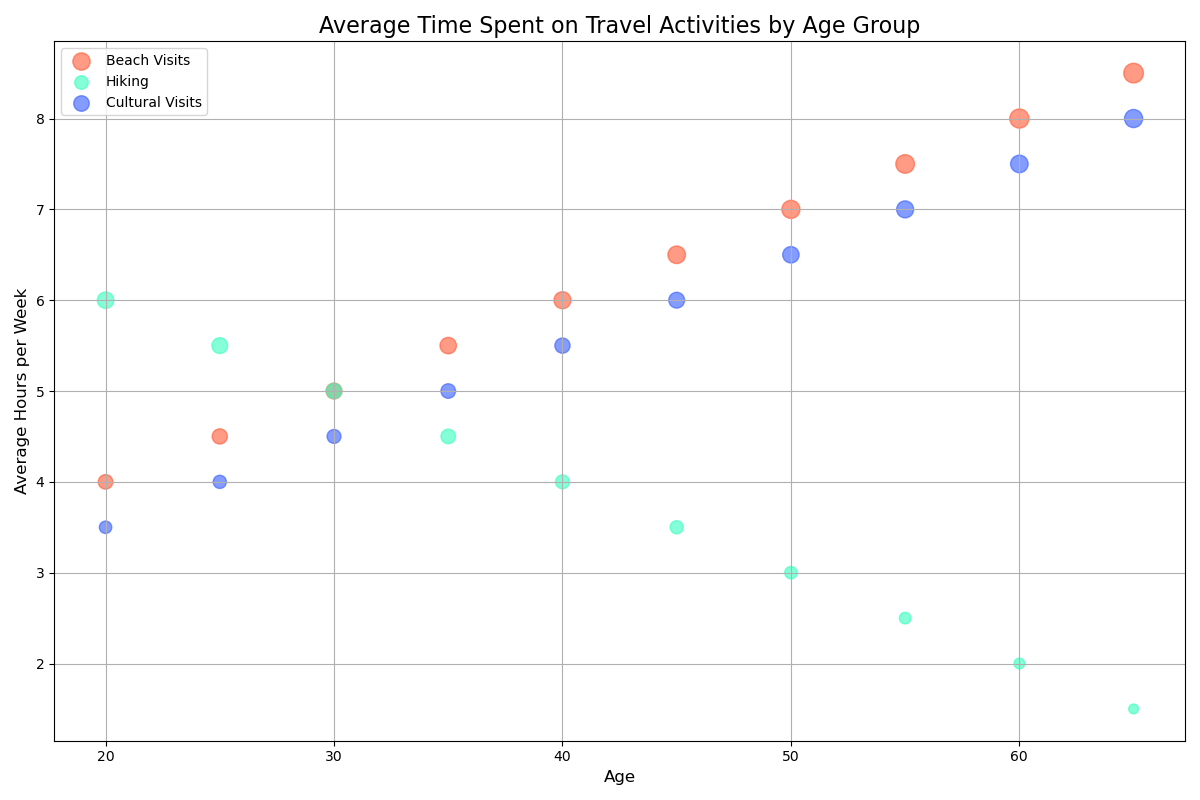

Source code (Python):

import matplotlib.pyplot as plt

# Data
ages = [20, 25, 30, 35, 40, 45, 50, 55, 60, 65]
beach_visits_hours = [4, 4.5, 5, 5.5, 6, 6.5, 7, 7.5, 8, 8.5]
beach_participants = [55, 60, 65, 70, 75, 80, 85, 90, 95, 100]
hiking_hours = [6, 5.5, 5, 4.5, 4, 3.5, 3, 2.5, 2, 1.5]
hiking_participants = [70, 65, 60, 55, 50, 45, 40, 35, 30, 25]
cultural_visits_hours = [3.5, 4, 4.5, 5, 5.5, 6, 6.5, 7, 7.5, 8]
cultural_participants = [40, 45, 50, 55, 60, 65, 70, 75, 80, 85]

# Create a bubble chart
plt.figure(figsize=(12, 8))  # Adjust the width and height

plt.scatter(ages, beach_visits_hours, s=[i * 2 for i in beach_participants], c='#FF5733', alpha=0.6, label='Beach Visits')
plt.scatter(ages, hiking_hours, s=[i * 2 for i in hiking_participants], c='#33FFBD', alpha=0.6, label='Hiking')
plt.scatter(ages, cultural_visits_hours, s=[i * 2 for i in cultural_participants], c='#335BFF', alpha=0.6, label='Cultural Visits')

# Customize the plot
plt.title('Average Time Spent on Travel Activities by Age Group', fontsize=16)
plt.xlabel('Age', fontsize=12)
plt.ylabel('Average Hours per Week', fontsize=12)
plt.legend()
plt.grid(True)
plt.tight_layout()

# Show the plot
plt.show()
